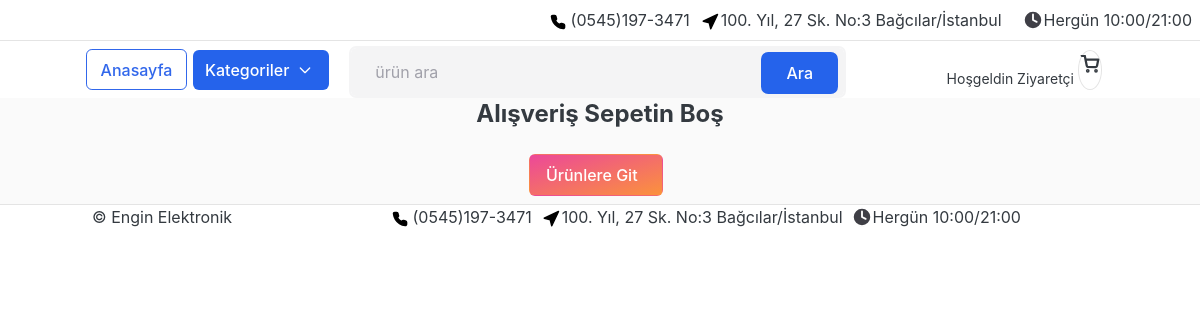
Page /cart/ on the committed database.
### category/models.py (models this page shows, shortened)
class Setting(models.Model):
    title         = models.CharField(max_length=50, blank=True)
    keywords      = models.CharField(max_length=400, blank=True)
    description   = models.CharField(max_length=350, blank=True)
    telefon       = models.CharField(max_length=50, blank=True)
    adres         = models.CharField(max_length=50, blank=True)
    saat          = models.CharField(max_length=50, blank=True)
    copy          = models.CharField(max_length=50, blank=True)

### carts/views.py (the view)
# urls.py: path("", views.cart, name="cart"),
def cart(request, total=0, quantity=0, cart_items=None):
    try:
        if request.user.is_authenticated:
            cart_items = CartItem.objects.filter(user=request.user, is_active=True)
        else:
            cart = Cart.objects.get(cart_id=_cart_id(request))
            cart_items = CartItem.objects.filter(cart=cart, is_active=True)
        for cart_item in cart_items:
            total += (cart_item.product.price * cart_item.quantity)
            quantity += cart_item.quantity
    except ObjectDoesNotExist:
        pass #nesne yoksa yoksay
    context = {
        "total"      : total,
        "quantity"   : quantity,
        "cart_items" : cart_items,
    }
    return render(request, "store/cart.html", context)

### carts/context_processors.py (called while the page is built)
def counter(request):
    cart_count=0
    if "admin" in request.path:
        return {}
    else:
        try:
            cart = Cart.objects.filter(cart_id=_cart_id(request))
            if request.user.is_authenticated:
                cart_items = CartItem.objects.all().filter(user=request.user)
            else:
                cart_items = CartItem.objects.all().filter(cart=cart[:1])
            for cart_item in cart_items:
                cart_count += cart_item.quantity
        except Cart.DoesNotExist:
            cart_count=0
    return dict(cart_count=cart_count)

### carts/views.py (called while the page is built)
def _cart_id(request):
    cart = request.session.session_key
    if not cart:
        cart = request.session.create()
    return cart

### category/context_processors.py (called while the page is built)
def menu_links(request):
    links = Category.objects.all()
    ayarlar = Setting.objects.all()
    return dict(links=links, ayarlar=ayarlar)

def context(request):
    context = {
    'CANONICAL_PATH': request.build_absolute_uri(request.path),
    }
    return context

### category/models.py (called while the page is built)
    def get_url(self):
        return reverse("products_by_category", args=[self.slug])

### templates/store/cart.html (shortened to what this page needs)
{% extends "base.html" %}
{% load static %}
{% block content %}
<section class="section-content padding-y bg-zinc-50">
<div class="container">
{% if not cart_items %}
<h3 class="text-center  text-2xl font-bold"> Alışveriş Sepetin Boş</h3>
<br>
<div class="text-center">
	<a href="{% url 'home' %}" class="btn text-white bg-gradient-to-br from-pink-500 to-orange-400 hover:bg-gradient-to-bl focus:ring-4 focus:outline-none focus:ring-pink-200 dark:focus:ring-pink-800 px-3 py-2 text-center mr-2 mb-2">Ürünlere Git&nbsp;&nbsp;</a>
	</div>
{% endif %}
</div>
</section>
{% endblock %}

### templates/includes/navbar.html (shortened to what this page needs)
{% load static %}
<header class="section-header">
<nav class="navbar p-md-0 navbar-expand-sm border-bottom pl-1 flex">
  <div class="hidden navbar-collapse mx-auto justify-end">
{% for ayarlar in ayarlar %}
  <span>
      <a href="https://wa.me/905451973471" target="_blank"> {{ ayarlar.telefon }}</a>&nbsp;&nbsp;</span>
    <a class="nav-link pl-0" href="https://yandex.com.tr/harita/org/engin_elektronik_tv_hastanesi/233111245126/?ll=28.854444%2C41.060329&z=16" target="_blank">
      <svg viewBox="0 0 24 24" width="22" height="18" stroke="black" stroke-width="2" fill="none" stroke-linecap="round" stroke-linejoin="round" class="css-i6dzq1 inline fill-black"><polygon points="3 11 22 2 13 21 11 13 3 11"></polygon></svg>{{ ayarlar.adres }}</a>
      <span class="mr-2 ml-1"><svg viewBox="0 0 24 24" width="22" height="22" stroke="white" stroke-width="2" fill="none" stroke-linecap="round" stroke-linejoin="round" class="css-i6dzq1 inline fill-zinc-700 -mt-1"><circle cx="12" cy="12" r="10"></circle><polyline points="12 6 12 12 16 14"></polyline></svg>{{ ayarlar.saat }}</span>
{% endfor %}
  </div>
</nav>
<section class="header-main border-bottom border-0">
  <div class="container flex-row">
<div class="row align-items-center">
  <div class="flex justify-center col-lg col-sm col-md col-4 flex-grow-0">
    <div class="category-wrap dropdown d-inline-block float-right">
<a href="{% url 'home' %}" class="btn btn-outline-primary hover:bg-blue-600 -ml-3">Anasayfa</a>
    </div>
  </div>
<div class="pl-0 col-lg col-sm col-md col-8 flex-grow-0">
    <button id="dropdownDefault" data-toggle="dropdown"  class="text-white bg-blue-600 hover:bg-blue-700  focus:outline-none font-medium rounded  px-3 py-2  inline-flex items-center -ml-1" type="button">
      <span class="-ml-1">Kategoriler</span>
      <svg class="ml-2 w-4 h-4" aria-hidden="true" fill="none" stroke="currentColor" viewBox="0 0 24 24" xmlns="http://www.w3.org/2000/svg">
      <path stroke-linecap="round" stroke-linejoin="round" stroke-width="2" d="M19 9l-7 7-7-7"></path></svg>
    </button>
  </div>
  <div class="col-lg col-md-6 col-sm-12 col">
    <form action="{% url 'search' %}" class="search" method="GET">
      <div class="input-group">
        <input type="search" autocomplete="off" class="form-control p-4 rounded-lg font-normal text-md bg-zinc-100 border-2 border-zinc-100 hover:border-zinc-200 placeholder-zinc-400 focus:shadow-lg focus:dark:!border-zinc-600 focus:border-zinc-100 ui-autocomplete-input" placeholder="ürün ara" name="keyword" id="anahtar">
        <div>
        <button type="submit" class="btn absolute z-10 rounded-lg px-4 py-2 bg-blue-600 hover:bg-blue-700 text-white  right-2 bottom-1" aria-label="arama butonu">Ara</button>
        </div>
        </div>
        </form>
        </div>
  <div class="col-lg-3 col-sm-6 col-8 order-2 order-lg-3">
        <div class="d-flex justify-content-end mb-3 mb-lg-0">
          {% if user.id is None %}
          <div class="widget-header mt-3">
            <small class="text-sm">Hoşgeldin Ziyaretçi</small>
          </div>
          {% endif %}
            <div class="icon icon-sm rounded-circle border ml-1">
            </div>
        </div>
      </div>
</div>
  </div>
</section>
</header>

### templates/includes/footer.html (shortened to what this page needs)
{% load static %}
<footer class="section-footer border-top">
	<div class="container">
		<section class="footer-bottom row flex">
			<div class="col-md-3 pl-0 mr-10">
				{% for ayarlar in ayarlar %}
				<span class="ml-1">{{ ayarlar.copy }}</span>
			</div>
				<span class="ml-2">
					<a href="https://wa.me/905451973471" target="_blank"> {{ ayarlar.telefon }}</a></span>
					<a class="ml-2" href="https://yandex.com.tr/harita/org/engin_elektronik_tv_hastanesi/233111245126/?ll=28.854444%2C41.060329&z=16" target="_blank">
					<svg viewBox="0 0 24 24" width="22" height="18" stroke="black" stroke-width="2" fill="none" stroke-linecap="round" stroke-linejoin="round" class="css-i6dzq1 inline fill-black"><polygon points="3 11 22 2 13 21 11 13 3 11"></polygon></svg>{{ayarlar.adres}}</a>
					<span class="mr-2 ml-2"><svg viewBox="0 0 24 24" width="22" height="22" stroke="white" stroke-width="2" fill="none" stroke-linecap="round" stroke-linejoin="round" class="css-i6dzq1 inline fill-zinc-700 -mt-1"><circle cx="12" cy="12" r="10"></circle><polyline points="12 6 12 12 16 14"></polyline></svg>{{ ayarlar.saat }}</span>
					{% endfor %}
		</section>
	</div>
</footer>
</body>
</html>

### rows in the picture
Setting: telefon "(0545)197-3471", adres "100. Yıl, 27 Sk. No:3 Bağcılar/İstanbul", saat "Hergün 10:00/21:00", copy "© Engin Elektronik"
